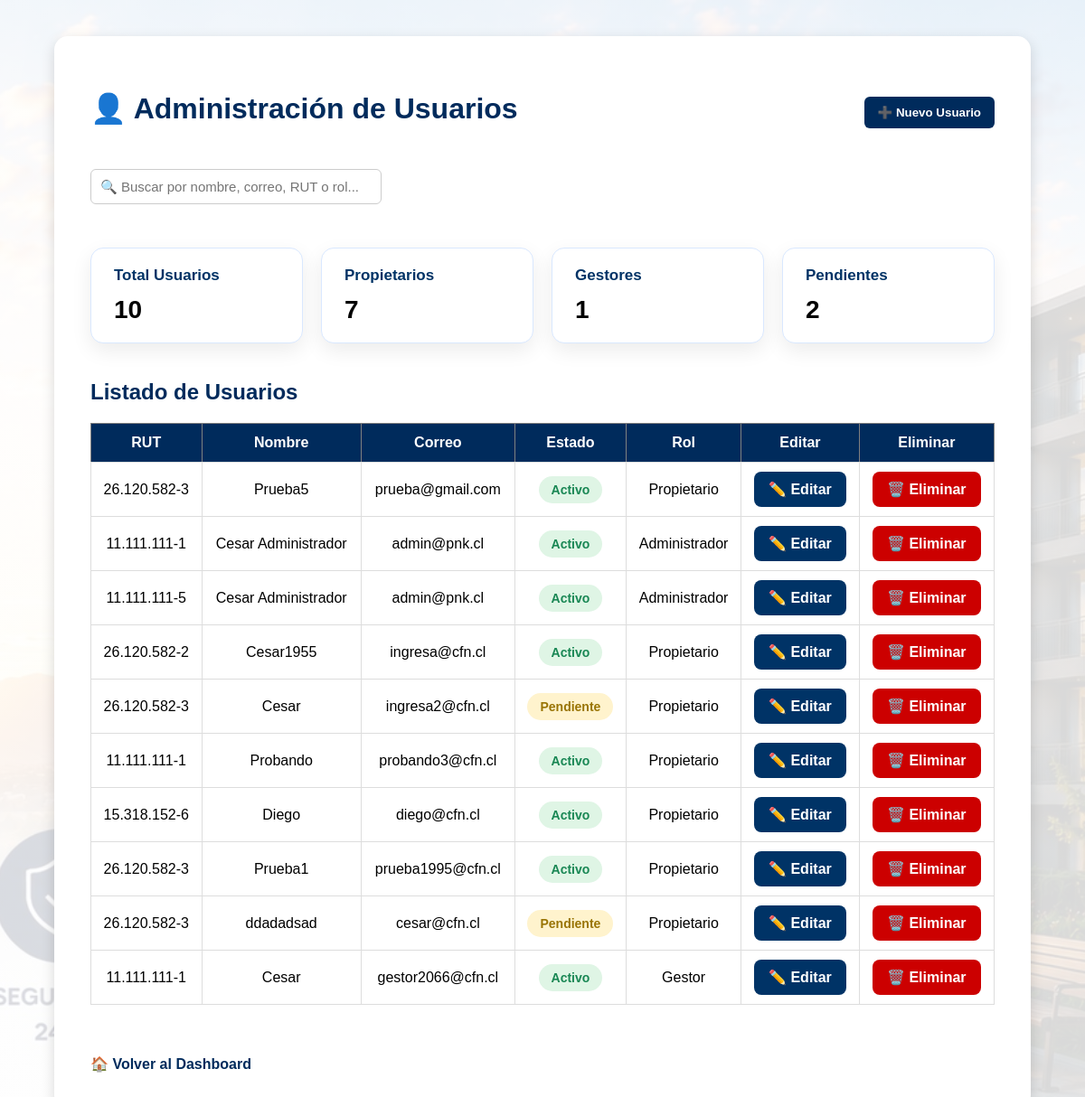
The page /usuarios.php?mensaje=actualizado (signed in) on the database its author committed.
### tables this page shows
CREATE TABLE `usuarios` (
  `id` int(11) NOT NULL,
  `rut` varchar(20) NOT NULL,
  `nombre` varchar(100) NOT NULL,
  `correo` varchar(100) NOT NULL,
  `tipo` varchar(50) NOT NULL,
  `password` varchar(255) NOT NULL,
  `estado` varchar(20) NOT NULL DEFAULT 'Pendiente',
  `rol` varchar(20) NOT NULL DEFAULT 'Propietario'
);

### usuarios.php (the view, shortened to what this page needs)
<?php
include("conexion.php");
$totalUsuarios = $conexion->query("SELECT COUNT(*) AS total FROM usuarios")->fetch_assoc()["total"];
$totalPropietarios = $conexion->query("SELECT COUNT(*) AS total FROM usuarios WHERE rol = 'Propietario'")->fetch_assoc()["total"];
$totalGestores = $conexion->query("SELECT COUNT(*) AS total FROM usuarios WHERE rol = 'Gestor'")->fetch_assoc()["total"];
$totalPendientes = $conexion->query("SELECT COUNT(*) AS total FROM usuarios WHERE estado = 'Pendiente'")->fetch_assoc()["total"];
$resultado = $conexion->query("SELECT * FROM usuarios");
?>
<!DOCTYPE html>
<html lang="es">
<head>
    <link rel="stylesheet" href="css/estilos.css?v=99">
</head>
<body>
<div class="contenedor-usuarios">
    <div class="cabeceraUsuarios">
        <h1>👤 Administración de Usuarios</h1>
        <button type="button" class="btnNuevoUsuario" onclick="mostrarFormulario()">
            ➕ Nuevo Usuario
        </button>
    </div>
    <br>
    <input type="text"
           id="buscadorUsuarios"
           class="buscadorUsuarios"
           placeholder="🔍 Buscar por nombre, correo, RUT o rol...">
    <br><br>
    <div class="resumenPropiedades">
    <div class="cardResumen">
        <h3>Total Usuarios</h3>
        <p><?php echo $totalUsuarios; ?></p>
    </div>
    <div class="cardResumen">
        <h3>Propietarios</h3>
        <p><?php echo $totalPropietarios; ?></p>
    </div>
    <div class="cardResumen">
        <h3>Gestores</h3>
        <p><?php echo $totalGestores; ?></p>
    </div>
    <div class="cardResumen">
        <h3>Pendientes</h3>
        <p><?php echo $totalPendientes; ?></p>
    </div>
</div>
    <h2>Listado de Usuarios</h2>
    <table border="1">
        <thead>
            <tr>
                <th>RUT</th>
                <th>Nombre</th>
                <th>Correo</th>
                <th>Estado</th>
                <th>Rol</th>
                <th>Editar</th>
                <th>Eliminar</th>
            </tr>
        </thead>
        <tbody id="tablaUsuarios">
        <?php while($usuario = $resultado->fetch_assoc()) { ?>
            <tr>
                <td><?php echo $usuario["rut"]; ?></td>
                <td><?php echo $usuario["nombre"]; ?></td>
                <td><?php echo $usuario["correo"]; ?></td>
                <td>
    <?php
    $estado = $usuario["estado"];
    if ($estado == "Activo") {
        $claseEstado = "estado-activo";
    } elseif ($estado == "Pendiente") {
        $claseEstado = "estado-pendiente";
    } elseif ($estado == "Bloqueado") {
        $claseEstado = "estado-bloqueado";
    } else {
        $claseEstado = "";
    }
    ?>
    <span class="estado-usuario <?php echo $claseEstado; ?>">
        <?php echo $estado; ?>
    </span>
</td>
                <td><?php echo $usuario["rol"]; ?></td>
                <td>
                    <a href="editar_usuario.php?id=<?php echo $usuario['id']; ?>" class="btnEditarUsuario">
                        ✏️ Editar
                    </a>
                </td>
                <td>
                    <a href="eliminar_usuario.php?id=<?php echo $usuario['id']; ?>" class="btnEliminarUsuario">
                        🗑️ Eliminar
                    </a>
                </td>
            </tr>
        <?php } ?>
        </tbody>
    </table>
    <br><br>
    <a href="dashboard.php" class="volver">🏠 Volver al Dashboard</a>
</div>
</body>
</html>

### css/estilos.css (style rules this page uses)
body { font-family: Arial, sans-serif; margin: 0; background-image: linear-gradient( rgba(255,255,255,0.85), rgba(255,255,255,0.85)), url("../img/banner.jpg"); background-size: cover; background-position: center; background-attachment: fixed; }
.volver { display: inline-block; margin-top: 15px; color: #002b5c; font-weight: bold; text-decoration: none; }
.contenedor-usuarios { max-width: 1000px; margin: 40px auto; background: white; padding: 40px; border-radius: 15px; box-shadow: 0 5px 15px rgba(0,0,0,0.15); }
.contenedor-usuarios h1 { color: #002b5c; text-align: center; margin-bottom: 30px; }
.contenedor-usuarios h2 { color: #002b5c; margin-top: 40px; }
.contenedor-usuarios input, .contenedor-usuarios select { width: 300px; padding: 10px; border: 1px solid #ccc; border-radius: 6px; }
.contenedor-usuarios table { width: 100%; border-collapse: collapse; margin-top: 20px; }
.contenedor-usuarios th { background: #002b5c; color: white; padding: 12px; }
.contenedor-usuarios td { padding: 10px; border: 1px solid #ddd; text-align: center; }
.contenedor-usuarios button { background: #002b5c; color: white; border: none; padding: 10px 15px; border-radius: 6px; cursor: pointer; }
.volver { display: inline-block; margin-top: 20px; margin-right: 20px; color: #002b5c; text-decoration: none; font-weight: bold; }
.contenedor-usuarios a.btnEditarUsuario { background-color:#003366 !important; color:#fff !important; padding:10px 16px !important; border-radius:8px !important; text-decoration:none !important; font-weight:bold !important; display:inline-block !important; }
.contenedor-usuarios a.btnEliminarUsuario { background-color:#cc0000 !important; color:#fff !important; padding:10px 16px !important; border-radius:8px !important; text-decoration:none !important; font-weight:bold !important; display:inline-block !important; }
.cabeceraUsuarios { display:flex; justify-content:space-between; align-items:center; }
.btnNuevoUsuario { background:#0d6efd; color:white; border:none; padding:12px 20px; border-radius:8px; cursor:pointer; font-weight:bold; }
.buscadorUsuarios { width:350px; padding:12px; border:1px solid #ccc; border-radius:8px; font-size:15px; }
.resumenPropiedades { display: flex; gap: 20px; margin: 35px 0 30px 0; flex-wrap: wrap; }
.cardResumen { background: #ffffff; border: 1px solid #d9e8ff; border-radius: 14px; padding: 20px 30px; min-width: 210px; box-shadow: 0 8px 22px rgba(0,0,0,0.08); }
.cardResumen h3 { color: #003366; font-size: 17px; margin-bottom: 12px; }
.cardResumen p { font-size: 28px; font-weight: bold; margin: 0; }
.resumenPropiedades { display: flex !important; gap: 20px; margin: 30px 0; flex-wrap: wrap; }
.cardResumen { flex: 1; min-width: 180px; background: #ffffff; border: 1px solid #d9e8ff; border-radius: 14px; padding: 20px 25px; box-shadow: 0 8px 22px rgba(0, 0, 0, 0.08); }
.cardResumen h3 { color: #003366; font-size: 17px; margin: 0 0 12px 0; }
.estado-usuario { display: inline-block; padding: 7px 14px; border-radius: 20px; font-size: 14px; font-weight: bold; }
.estado-activo { background: #dff5e5; color: #198754; }
.estado-pendiente { background: #fff3cd; color: #997404; }

### rows shown on the page
usuarios: rut "26.120.582-3", nombre "Prueba5", correo "prueba@gmail.com", estado "Activo", rol "Propietario"
usuarios: rut "11.111.111-1", nombre "Cesar Administrador", correo "admin@pnk.cl", estado "Activo", rol "Administrador"
usuarios: rut "11.111.111-5", nombre "Cesar Administrador", correo "admin@pnk.cl", estado "Activo", rol "Administrador"
usuarios: rut "26.120.582-2", nombre "Cesar1955", correo "ingresa@cfn.cl", estado "Activo", rol "Propietario"
usuarios: rut "26.120.582-3", nombre "Cesar", correo "ingresa2@cfn.cl", estado "Pendiente", rol "Propietario"
usuarios: rut "11.111.111-1", nombre "Probando", correo "probando3@cfn.cl", estado "Activo", rol "Propietario"
usuarios: rut "15.318.152-6", nombre "Diego", correo "diego@cfn.cl", estado "Activo", rol "Propietario"
usuarios: rut "26.120.582-3", nombre "Prueba1", correo "prueba1995@cfn.cl", estado "Activo", rol "Propietario"
usuarios: rut "26.120.582-3", nombre "ddadadsad", correo "cesar@cfn.cl", estado "Pendiente", rol "Propietario"
usuarios: rut "11.111.111-1", nombre "Cesar", correo "gestor2066@cfn.cl", estado "Activo", rol "Gestor"

### other values the page prints
$totalUsuarios "10"
$totalPropietarios "7"
$totalGestores "1"
$totalPendientes "2"
